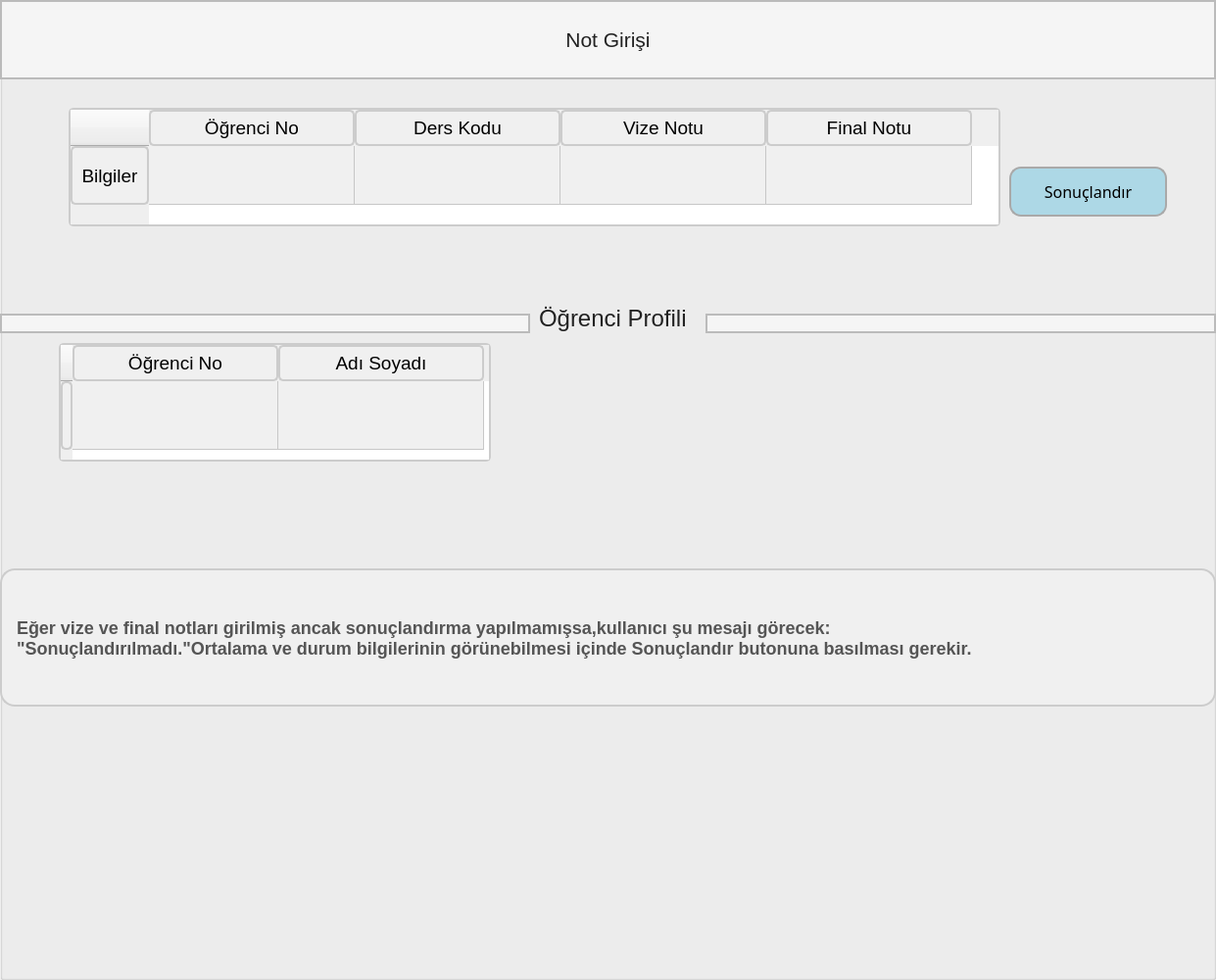
  <widget class="QGroupBox" name="groupBox_notgirisi">
   <property name="geometry">
    <rect>
     <x>350</x>
     <y>0</y>
     <width>1241</width>
     <height>1000</height>
    </rect>
   </property>
   <property name="title">
    <string/>
   </property>
   <widget class="QLabel" name="label_notgirisi">
    <property name="geometry">
     <rect>
      <x>0</x>
      <y>0</y>
      <width>1241</width>
      <height>81</height>
     </rect>
    </property>
    <property name="font">
     <font>
      <pointsize>16</pointsize>
     </font>
    </property>
    <property name="styleSheet">
     <string notr="true">QLabel {
	border-image: url(:/arkaplan/ic_arkaplan.jpg);
    color: #222; /* Yazı rengi */
    background-color: #f5f5f5; /* Yumuşak bir gri tonu */
    border: 2px solid #bbb; /* Kenarlık */
    border-radius: 0px; /* Kenar yuvarlaklığı kaldırıldı */
    padding: 10px; /* İç boşluk */
}

QLabel:hover {
    background-color: #ddd; /* Fare üzerine gelindiğinde arka plan rengi */
}
</string>
    </property>
    <property name="text">
     <string>Not Girişi</string>
    </property>
    <property name="alignment">
     <set>Qt::AlignCenter</set>
    </property>
   </widget>
   <widget class="QTableWidget" name="tableWidget_notgir">
    <property name="geometry">
     <rect>
      <x>70</x>
      <y>110</y>
      <width>951</width>
      <height>121</height>
     </rect>
    </property>
    <property name="styleSheet">
     <string notr="true">QTableWidget {
    border: 2px solid #ccc; /* Tablo kenarlık rengi ve kalınlığı */
    border-radius: 5px; /* Kenar yuvarlaklığı */
}

QTableWidget::item {
    padding: 5px; /* Hücre içeriğinin etrafındaki boşluk */
    background-color: #f0f0f0; /* Hücre arka plan rengi */
    border: none; /* Hücre kenarlık stilini kaldırma */
}

QHeaderView::section {
    padding: 3px; /* Sütun başlığı içeriğinin etrafındaki boşluk */
    text-align: center; /* Sütun başlığı metni ortala */
    background-color: #f0f0f0; /* Sütun başlığı arka plan rengi */
    border: 2px solid #ccc; /* Sütun başlığı kenarlık rengi ve kalınlığı */
    border-radius: 5px; /* Kenar yuvarlaklığı */
}

QTableWidget::item:selected {
    background-color: lightblue; /* Seçili hücre arka plan rengi */
}


</string>
    </property>
    <attribute name="horizontalHeaderDefaultSectionSize">
     <number>210</number>
    </attribute>
    <attribute name="horizontalHeaderMinimumSectionSize">
     <number>60</number>
    </attribute>
    <attribute name="verticalHeaderDefaultSectionSize">
     <number>60</number>
    </attribute>
    <attribute name="verticalHeaderMinimumSectionSize">
     <number>50</number>
    </attribute>
    <row>
     <property name="text">
      <string>Bilgiler</string>
     </property>
     <property name="font">
      <font>
       <family>MS Shell Dlg 2</family>
       <pointsize>14</pointsize>
      </font>
     </property>
     <property name="textAlignment">
      <set>AlignCenter</set>
     </property>
    </row>
    <column>
     <property name="text">
      <string>Öğrenci No</string>
     </property>
     <property name="font">
      <font>
       <family>MS Shell Dlg 2</family>
       <pointsize>14</pointsize>
      </font>
     </property>
    </column>
    <column>
     <property name="text">
      <string>Ders Kodu</string>
     </property>
     <property name="font">
      <font>
       <family>MS Shell Dlg 2</family>
       <pointsize>14</pointsize>
      </font>
     </property>
    </column>
    <column>
     <property name="text">
      <string>Vize Notu</string>
     </property>
     <property name="font">
      <font>
       <family>MS Shell Dlg 2</family>
       <pointsize>14</pointsize>
      </font>
     </property>
    </column>
    <column>
     <property name="text">
      <string>Final Notu</string>
     </property>
     <property name="font">
      <font>
       <family>MS Shell Dlg 2</family>
       <pointsize>14</pointsize>
      </font>
     </property>
    </column>
    <item row="0" column="0">
     <property name="text">
      <string/>
     </property>
     <property name="font">
      <font>
       <pointsize>12</pointsize>
      </font>
     </property>
     <property name="textAlignment">
      <set>AlignCenter</set>
     </property>
    </item>
    <item row="0" column="1">
     <property name="text">
      <string/>
     </property>
     <property name="font">
      <font>
       <pointsize>12</pointsize>
      </font>
     </property>
     <property name="textAlignment">
      <set>AlignCenter</set>
     </property>
    </item>
    <item row="0" column="2">
     <property name="text">
      <string/>
     </property>
     <property name="font">
      <font>
       <pointsize>12</pointsize>
      </font>
     </property>
     <property name="textAlignment">
      <set>AlignCenter</set>
     </property>
    </item>
    <item row="0" column="3">
     <property name="text">
      <string/>
     </property>
     <property name="font">
      <font>
       <pointsize>12</pointsize>
      </font>
     </property>
     <property name="textAlignment">
      <set>AlignCenter</set>
     </property>
    </item>
   </widget>
   <widget class="QLabel" name="label_blok_2">
    <property name="geometry">
     <rect>
      <x>60</x>
      <y>100</y>
      <width>114</width>
      <height>60</height>
     </rect>
    </property>
    <property name="text">
     <string/>
    </property>
   </widget>
   <widget class="QPushButton" name="pushButton_notsonuclandir">
    <property name="geometry">
     <rect>
      <x>1030</x>
      <y>170</y>
      <width>161</width>
      <height>51</height>
     </rect>
    </property>
    <property name="font">
     <font>
      <family>Arial Black</family>
      <pointsize>12</pointsize>
     </font>
    </property>
    <property name="styleSheet">
     <string notr="true">QPushButton {
    border: 2px solid #a9a9a9;
    border-radius: 12px;
    background-color: #add8e6; /* Açık mavi tonu */
}

QPushButton:hover {
    background-color: #88b8d6; /* Biraz daha koyu mavi tonu */
}
</string>
    </property>
    <property name="text">
     <string>Sonuçlandır</string>
    </property>
   </widget>
   <widget class="QLabel" name="label_bilgilendirme">
    <property name="geometry">
     <rect>
      <x>0</x>
      <y>580</y>
      <width>1241</width>
      <height>141</height>
     </rect>
    </property>
    <property name="font">
     <font>
      <pointsize>-1</pointsize>
      <weight>75</weight>
      <bold>true</bold>
     </font>
    </property>
    <property name="styleSheet">
     <string notr="true">QLabel {
    border-radius: 15px; /* Köşeleri daha bombeli yapar */
    border: 2px solid #ccc; /* Kenarlık çizgisi ekler */
    padding: 10px; /* Yazı içeriğinin kenarlardan içeriye uzaklığı */
    font-size: 18px; /* Yazı fontunun boyutu */
    font-weight: bold; /* Yazı fontunu kalın yapar */
    color: #555; /* Yazı rengi */
    background-color: #f0f0f0; /* Arka plan rengini gri tonlarına ayarlar */
}
</string>
    </property>
    <property name="text">
     <string>Eğer vize ve final notları girilmiş ancak sonuçlandırma yapılmamışsa,kullanıcı şu mesajı görecek:
&quot;Sonuçlandırılmadı.&quot;Ortalama ve durum bilgilerinin görünebilmesi içinde Sonuçlandır butonuna basılması gerekir.</string>
    </property>
   </widget>
   <widget class="QLabel" name="label_blok_profilbilgileri">
    <property name="geometry">
     <rect>
      <x>53</x>
      <y>350</y>
      <width>24</width>
      <height>131</height>
     </rect>
    </property>
    <property name="text">
     <string/>
    </property>
   </widget>
   <widget class="QTableWidget" name="tableWidget_notgir_profilbilgileri">
    <property name="geometry">
     <rect>
      <x>60</x>
      <y>350</y>
      <width>441</width>
      <height>121</height>
     </rect>
    </property>
    <property name="styleSheet">
     <string notr="true">QTableWidget {
    border: 2px solid #ccc; /* Tablo kenarlık rengi ve kalınlığı */
    border-radius: 5px; /* Kenar yuvarlaklığı */
}

QTableWidget::item {
    padding: 5px; /* Hücre içeriğinin etrafındaki boşluk */
    background-color: #f0f0f0; /* Hücre arka plan rengi */
    border: none; /* Hücre kenarlık stilini kaldırma */
}

QHeaderView::section {
    padding: 3px; /* Sütun başlığı içeriğinin etrafındaki boşluk */
    text-align: center; /* Sütun başlığı metni ortala */
    background-color: #f0f0f0; /* Sütun başlığı arka plan rengi */
    border: 2px solid #ccc; /* Sütun başlığı kenarlık rengi ve kalınlığı */
    border-radius: 5px; /* Kenar yuvarlaklığı */
}

QTableWidget::item:selected {
    background-color: lightblue; /* Seçili hücre arka plan rengi */
}


</string>
    </property>
    <attribute name="horizontalHeaderDefaultSectionSize">
     <number>210</number>
    </attribute>
    <attribute name="horizontalHeaderMinimumSectionSize">
     <number>100</number>
    </attribute>
    <attribute name="verticalHeaderDefaultSectionSize">
     <number>70</number>
    </attribute>
    <attribute name="verticalHeaderMinimumSectionSize">
     <number>50</number>
    </attribute>
    <row>
     <property name="text">
      <string/>
     </property>
    </row>
    <column>
     <property name="text">
      <string>Öğrenci No</string>
     </property>
     <property name="font">
      <font>
       <family>MS Shell Dlg 2</family>
       <pointsize>14</pointsize>
      </font>
     </property>
    </column>
    <column>
     <property name="text">
      <string>Adı Soyadı</string>
     </property>
     <property name="font">
      <font>
       <family>MS Shell Dlg 2</family>
       <pointsize>14</pointsize>
      </font>
     </property>
    </column>
    <item row="0" column="0">
     <property name="text">
      <string/>
     </property>
     <property name="font">
      <font>
       <pointsize>12</pointsize>
      </font>
     </property>
     <property name="textAlignment">
      <set>AlignCenter</set>
     </property>
    </item>
    <item row="0" column="1">
     <property name="text">
      <string/>
     </property>
     <property name="font">
      <font>
       <pointsize>12</pointsize>
      </font>
     </property>
     <property name="textAlignment">
      <set>AlignCenter</set>
     </property>
    </item>
   </widget>
   <widget class="QLabel" name="label_engelnotgirisi">
    <property name="geometry">
     <rect>
      <x>720</x>
      <y>320</y>
      <width>521</width>
      <height>20</height>
     </rect>
    </property>
    <property name="font">
     <font>
      <pointsize>14</pointsize>
     </font>
    </property>
    <property name="styleSheet">
     <string notr="true">QLabel {
	
	border-image: url(:/arkaplan/ic_arkaplan.jpg);
    color: #222; /* Yazı rengi */
    background-color: #f5f5f5; /* Yumuşak bir gri tonu */
    border: 2px solid #bbb; /* Kenarlık */
    border-radius: 0px; /* Kenar yuvarlaklığı kaldırıldı */
    padding: 10px; /* İç boşluk */
}

QLabel:hover {
    background-color: #ddd; /* Fare üzerine gelindiğinde arka plan rengi */
}
</string>
    </property>
    <property name="text">
     <string/>
    </property>
   </widget>
   <widget class="QLabel" name="label_engelnotgirisi2">
    <property name="geometry">
     <rect>
      <x>0</x>
      <y>320</y>
      <width>541</width>
      <height>20</height>
     </rect>
    </property>
    <property name="font">
     <font>
      <pointsize>14</pointsize>
     </font>
    </property>
    <property name="styleSheet">
     <string notr="true">QLabel {
	
	border-image: url(:/arkaplan/ic_arkaplan.jpg);
    color: #222; /* Yazı rengi */
    background-color: #f5f5f5; /* Yumuşak bir gri tonu */
    border: 2px solid #bbb; /* Kenarlık */
    border-radius: 0px; /* Kenar yuvarlaklığı kaldırıldı */
    padding: 10px; /* İç boşluk */
}

QLabel:hover {
    background-color: #ddd; /* Fare üzerine gelindiğinde arka plan rengi */
}
</string>
    </property>
    <property name="text">
     <string/>
    </property>
   </widget>
   <widget class="QLabel" name="label_engelnotgirisi3">
    <property name="geometry">
     <rect>
      <x>550</x>
      <y>309</y>
      <width>161</width>
      <height>31</height>
     </rect>
    </property>
    <property name="font">
     <font>
      <pointsize>-1</pointsize>
     </font>
    </property>
    <property name="styleSheet">
     <string notr="true">QLabel {
    font-size: 24px; /* Yazı boyutu */
    color: #222; /* Koyu renkli yazı rengi */
}
</string>
    </property>
    <property name="text">
     <string>Öğrenci Profili</string>
    </property>
   </widget>
   <zorder>tableWidget_notgir_profilbilgileri</zorder>
   <zorder>label_notgirisi</zorder>
   <zorder>tableWidget_notgir</zorder>
   <zorder>label_blok_2</zorder>
   <zorder>pushButton_notsonuclandir</zorder>
   <zorder>label_bilgilendirme</zorder>
   <zorder>label_blok_profilbilgileri</zorder>
   <zorder>label_engelnotgirisi</zorder>
   <zorder>label_engelnotgirisi2</zorder>
   <zorder>label_engelnotgirisi3</zorder>
  </widget>
